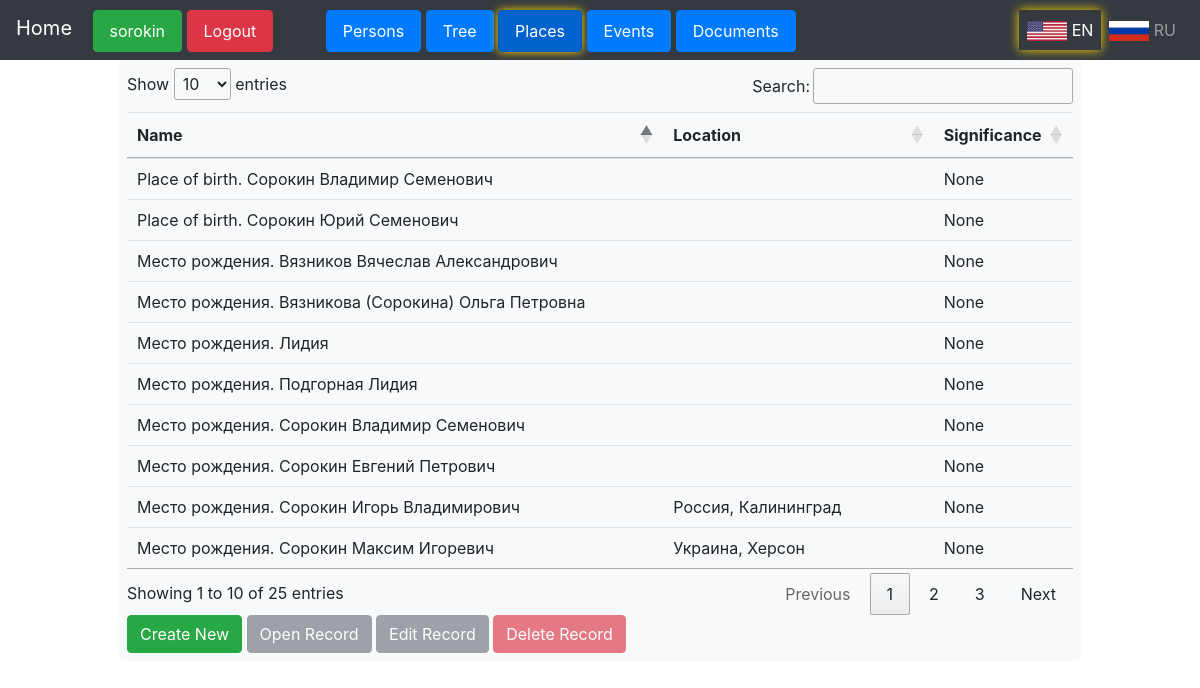
/places/user/sorokin/places (signed in), run on the app's committed database.
### treeflaskapp/models.py (models this page shows, shortened)
class User(UserMixin, db.Model):
    id = db.Column(db.Integer, primary_key=True)
    username = db.Column(db.String(100), unique=True)
    email = db.Column(db.String(120), unique=True)
    first_name = db.Column(db.String(100))
    last_name = db.Column(db.String(100))
    date_of_birth = db.Column(Date, nullable=True)
    password_hash = db.Column(db.String(128))
    people = db.relationship('Person', backref='user', lazy=True)
    places = db.relationship('Place', backref='user', lazy=True)
    events = db.relationship('Event', backref='user', lazy=True)

class Place(db.Model):
    id = db.Column(db.Integer, primary_key=True)
    user_id = db.Column(db.Integer, db.ForeignKey('user.id'), nullable=False)
    name = db.Column(db.String(100))
    location = db.Column(db.String(200))
    significance = db.Column(db.Text)

### treeflaskapp/blueprint_places.py (the view)
@places.route('/user/<username>/places')
def places_view(username):
    if username == current_user.username:
        places = Place.query.filter_by(user_id=current_user.id).all()
        form = PlaceForm(user_language=g.user_language)  # create an instance of your form
        return render_template('places.html', places=places, form=form)
    else:
        return "Unauthorized", 403

### treeflaskapp/forms.py
class PlaceForm(FlaskForm):
    id = HiddenField()
    name = StringField(validators=[DataRequired()])
    location = StringField(validators=[Optional()])
    significance = TextAreaField(validators=[Optional()])
    submit = SubmitField()
    def __init__(self, user_language='en', *args, **kwargs):
        super().__init__(*args, **kwargs)
        self.user_language = user_language
        self.name.label.text = self.translate('Name')
        self.location.label.text = self.translate('Location')
        self.significance.label.text = self.translate('Significance')
        self.submit.label.text = self.translate('Submit')
    def translate(self, text):
        translations = {
            'en': {'Name': 'Name', 'Location': 'Location', 'Significance': 'Significance', 'Submit': 'Submit', 'This field is required.': 'This field is required.'},
            'ru': {'Name': 'Имя', 'Location': 'Местоположение', 'Significance': 'Значение', 'Submit': 'Отправить', 'This field is required.': 'Это поле обязательно для заполнения.'}
        }
        return translations.get(self.user_language, {}).get(text, text)

### treeflaskapp/__init__.py (called while the page is built)
@app.before_request
def before_request():
    g.user_language = session.get('user_language')
    if g.user_language not in ['en', 'ru']:
        g.user_language = 'en'  # default to English if no valid language is set in session

### treeflaskapp/routes.py (called while the page is built)
@login_manager.user_loader
def load_user(user_id):
    return User.query.get(int(user_id))

@app.before_request
def before_request():
    g.user_language = session.get('user_language', 'en')

### treeflaskapp/templates/places.html (shortened to what this page needs)
{% extends "user_panel.html" %}
{% block content %}
<div class="container">
    <div class="form-container bg-light p-2 rounded">
        {% if places %}
        <table id="myTable" class="table">
            <thead>
                <tr>
                    <th>{{ form.name.label.text }}</th>
                    <th>{{ form.location.label.text }}</th>
                    <th>{{ form.significance.label.text }}</th>
                </tr>
            </thead>
            <tbody>
                {% for place in places %}
                <tr data-id="{{ place.id }}">
                    <td>{{ place.name }}</td>
                    <td>{{ place.location }}</td>
                    <td>{{ place.significance }}</td>
                </tr>
                {% endfor %}
            </tbody>
        </table>
        <button id="createBtn" class="btn btn-success" onclick="window.location.href='{{ url_for('places.create_place', username=session['username']) }}'">
            {{ 'Create New' if g.user_language == 'en' else 'Создать новую' }}
        </button>
        <button id="openBtn" class="btn btn-secondary" disabled onclick="editPlace()">{% if g.user_language == 'en' %}Open Record{% elif g.user_language == 'ru' %}Открыть запись{% endif %}</button>
        <button id="editBtn" class="btn btn-secondary" disabled onclick="editPlace()">{% if g.user_language == 'en' %}Edit Record{% elif g.user_language == 'ru' %}Редактировать запись{% endif %}</button>
        <button id="deleteBtn" class="btn btn-danger" disabled onclick="deletePlace()">{% if g.user_language == 'en' %}Delete Record{% elif g.user_language == 'ru' %}Удалить запись{% endif %}</button>
    {% endif %}
    </div>
</div>
<link rel="stylesheet" type="text/css" href="https://cdn.datatables.net/1.10.25/css/jquery.dataTables.min.css">
{% endblock %}

### treeflaskapp/templates/user_panel.html (shortened to what this page needs)
<!DOCTYPE html>
<html>
<head>
    <link rel="stylesheet" href="https://stackpath.bootstrapcdn.com/bootstrap/4.3.1/css/bootstrap.min.css">
</head>
<body>
<nav class="navbar navbar-expand-lg navbar-dark bg-dark d-flex justify-content-between">
  <div>
    <a class="navbar-brand" href="{{ url_for('index') }}">
      {% if g.user_language == 'ru' %}
        Главная
      {% else %}
        Home
      {% endif %}
    </a>
    {% if session['username'] %}
      <a class="btn btn-success nav-link d-inline-block" href="{{ url_for('user_profile', username=session['username']) }}">{{ session['username'] }}</a>
      <a class="btn btn-danger nav-link d-inline-block mr-5" href="{{ url_for('logout') }}">
        {% if g.user_language == 'ru' %}
          Выйти
        {% else %}
          Logout
        {% endif %}
      </a>
      <a class="btn btn-primary nav-link d-inline-block {{ 'active' if request.path == url_for('persons.persons_view', username=session['username']) }}" href="{{ url_for('persons.persons_view', username=session['username']) }}">
        {% if g.user_language == 'ru' %}
          Персоны
        {% else %}
          Persons
        {% endif %}
      </a>
      <a class="btn btn-primary nav-link d-inline-block {{ 'active' if request.path == url_for('persons.persons_tree', username=session['username']) }}" href="{{ url_for('persons.persons_tree', username=session['username']) }}">
          {% if g.user_language == 'ru' %}
            Дерево
          {% else %}
            Tree
          {% endif %}
        </a>
      <a class="btn btn-primary nav-link d-inline-block {{ 'active' if request.path == url_for('places.places_view', username=session['username']) }}" href="{{ url_for('places.places_view', username=session['username']) }}">
        {% if g.user_language == 'ru' %}
          Места
        {% else %}
          Places
        {% endif %}
      </a>
      <a class="btn btn-primary nav-link d-inline-block {{ 'active' if request.path == url_for('events.events_view', username=session['username']) }}" href="{{ url_for('events.events_view', username=session['username']) }}">
        {% if g.user_language == 'ru' %}
          События
        {% else %}
          Events
        {% endif %}
      </a>
      <a class="btn btn-primary nav-link d-inline-block {{ 'active' if request.path == url_for('documents.documents_view', username=session['username']) }}" href="{{ url_for('documents.documents_view', username=session['username']) }}">
        {% if g.user_language == 'ru' %}
          Документы
        {% else %}
          Documents
        {% endif %}
      </a>
    </div>
  {% endif %}
  <div class="navbar-nav ml-auto d-flex flex-row">
    <a class="nav-link {{ 'active' if g.user_language == 'en' }}" href="{{ url_for('set_language', language='en') }}">
      <img src="{{ url_for('static', filename='images/us_flag.png') }}" alt="EN" style="height:20px;">
      EN
    </a>
    <a class="nav-link {{ 'active' if g.user_language == 'ru' }}" href="{{ url_for('set_language', language='ru') }}">
      <img src="{{ url_for('static', filename='images/ru_flag.png') }}" alt="RU" style="height:20px;">
      RU
    </a>
  </div>
</nav>
<div class="container-fluid">
  <div class="row">
    <main role="main" class="col-md-9 ml-sm-auto col-lg-10 px-1 p-0 mx-auto" >
      {% block content %}
      {% endblock %}
    </main>
  </div>
</div>
</body>
</html>

### data on the page
User: username "sorokin"
Place: name "Место рождения. Сорокин Владимир Семенович", significance "None"
Place: name "Place of birth. Сорокин Владимир Семенович", significance "None"
Place: name "Place of birth. Сорокин Юрий Семенович", significance "None"
Place: name "Место рождения. Сорокин Игорь Владимирович", location "Россия, Калининград", significance "None"
Place: name "Место рождения. Лидия", significance "None"
Place: name "Место рождения. Сорокин Максим Игоревич", location "Украина, Херсон", significance "None"
Place: name "Место рождения. Сорокин Евгений Петрович", significance "None"
Place: name "Место рождения. Вязникова (Сорокина) Ольга Петровна", significance "None"
Place: name "Место рождения. Вязников Вячеслав Александрович", significance "None"
Place: name "Место рождения. Подгорная Лидия", significance "None"

### other printed values
{{ 'Create New' if g.user_language == 'en' else 'Создать новую' }} "Create New"
